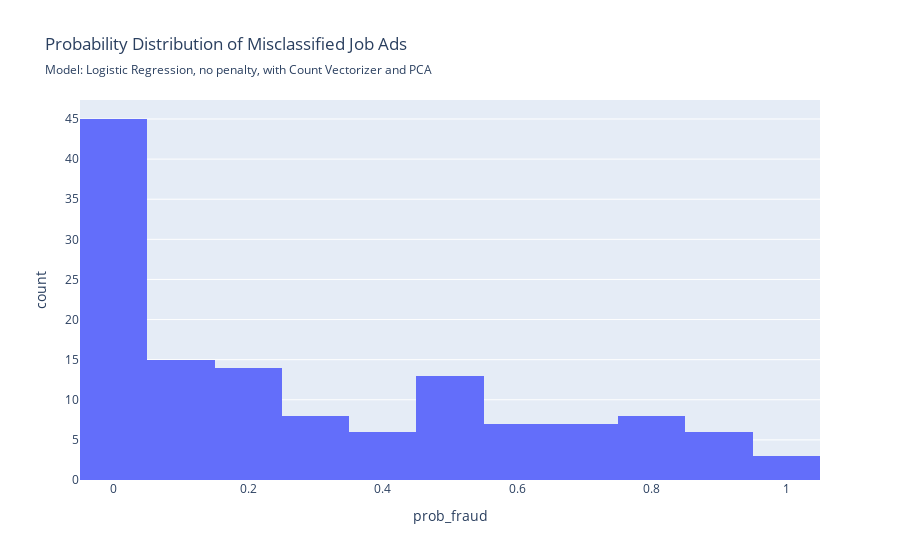

Notebook cell for this chart:
### Code cell
evaluate_model(model_log_pca_300, X_test, y_test, 
               fig_subtitle= 'Model: Logistic Regression, no penalty, with Count Vectorizer and PCA', 
               short_name='log', save_figs=True)

### Figure 1 — Plotly figure (JSON) as saved in the notebook; plotly's stock layout.template omitted (floating-point values rounded to 4 significant figures; data arrays with more than 128 entries replaced by an {"elided": "..."} marker saying what was removed)
{"data": [{"bingroup": "x", "hovertemplate": "prob_fraud=%{x}<br>count=%{y}<extra></extra>", "legendgroup": "", "marker": {"color": "#636efa", "pattern": {"shape": ""}}, "name": "", "orientation": "v", "showlegend": false, "type": "histogram", "x": {"elided": "132 float values"}, "xaxis": "x", "yaxis": "y"}], "layout": {"barmode": "relative", "legend": {"tracegroupgap": 0}, "title": {"subtitle": {"text": "Model: Logistic Regression, no penalty, with Count Vectorizer and PCA"}, "text": "Probability Distribution of Misclassified Job Ads"}, "xaxis": {"anchor": "y", "domain": [0, 1], "title": {"text": "prob_fraud"}}, "yaxis": {"anchor": "x", "domain": [0, 1], "title": {"text": "count"}}}}
